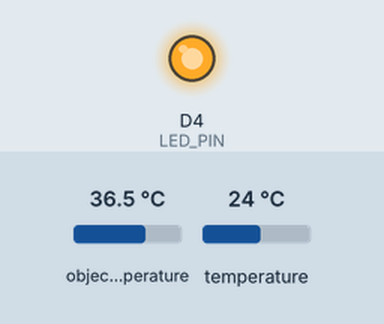
The sketch below on a simulated ESP8266 (NodeMCU). Parts: output pins drawn as LEDs (lit = HIGH). The inputs (shaded band) are chosen by the test bench; at power-on: object temperature 36.5 °C, temperature 24 °C. WiFi joins after 1.5 s; servers stay silent unless stated.

Above: at 0.1 s.
At 1.6 s:
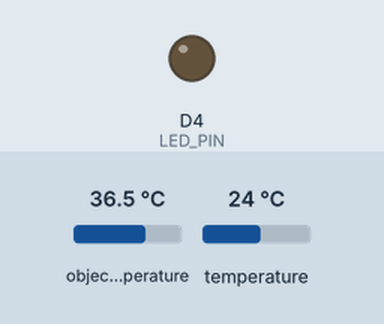
Timing chart, 0 to 3.1 s (numbered marks = the images above):
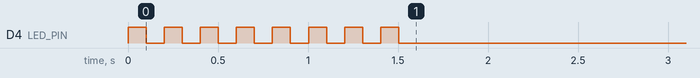

The sketch:

IOTSystem.ino
```cpp
#include <Adafruit_MLX90614.h>
#include <ESP8266WiFi.h>
#include <Wire.h>

#define WIFI_DELAY 100
#define HTTPS_PORT 443
#define LIMIT 1037
#define LED_PIN D4

#define HOSTNAME "iot-system-0.herokuapp.com"
#define WIFI_PSK "1234567890"
#define WIFI_SSID "SensorNet"

bool sensorDataValidationCheck = false;
int ambientTemperature  = 0;
int objectTemperature = 0;

Adafruit_MLX90614 mlxSensor = Adafruit_MLX90614();
WiFiClientSecure client;
String url;

void setup() {

  WiFi.begin(WIFI_SSID, WIFI_PSK);
  pinMode(LED_PIN, OUTPUT);
  mlxSensor.begin();

  while (WiFi.status() != WL_CONNECTED) {
    digitalWrite(LED_PIN, HIGH);
    delay(WIFI_DELAY);
    digitalWrite(LED_PIN, LOW);
    delay(WIFI_DELAY);
  }

  client.setInsecure();

}

void loop() {

  ambientTemperature = (int) mlxSensor.readAmbientTempC();
  objectTemperature = (int) mlxSensor.readObjectTempC();

  sensorDataValidationCheck = !(ambientTemperature >= LIMIT && objectTemperature >= LIMIT);

  if(sensorDataValidationCheck){
      if (client.connect(HOSTNAME, HTTPS_PORT)) {

          url="/api";
          url += "?ambientTemperature="+String(ambientTemperature);
          url += "&objectTemperature="+String(objectTemperature);

          client.print(
                    String("GET ") + url + " HTTP/1.1\r\n" +
                    "Host: " + HOSTNAME + "\r\n" +
                    "Connection: close\r\n\r\n");
      }
  }
  delay(10);

}
```
